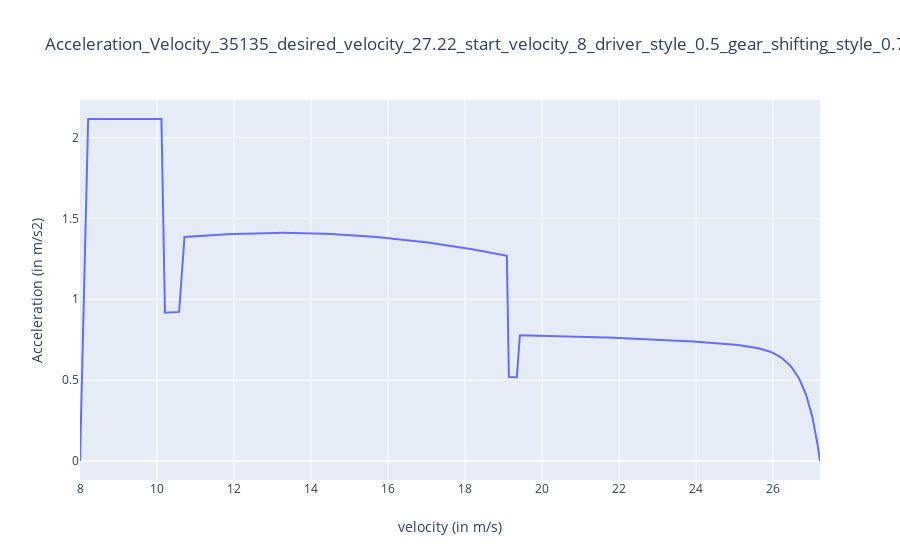
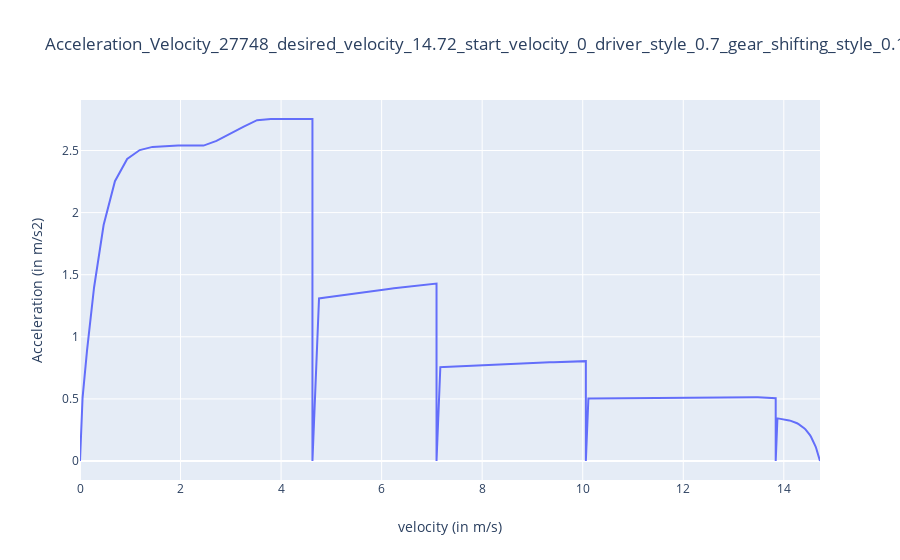
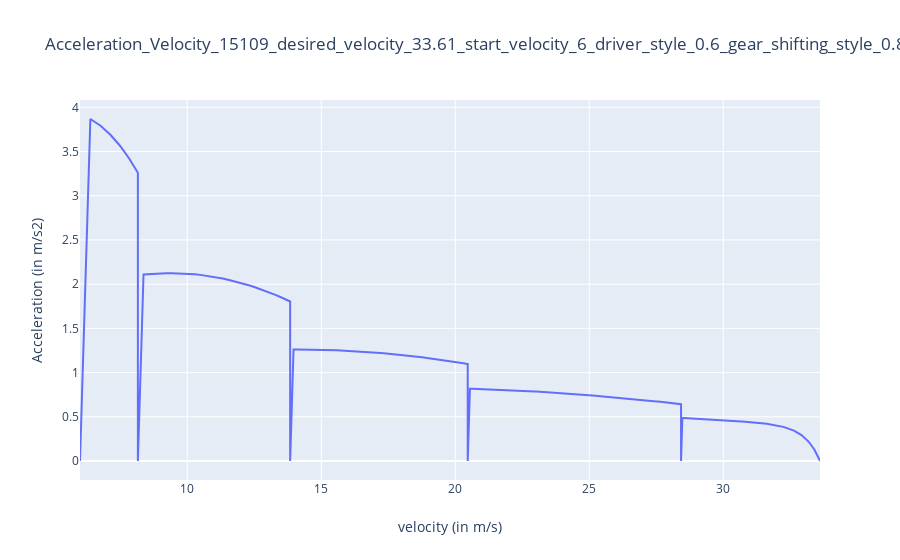
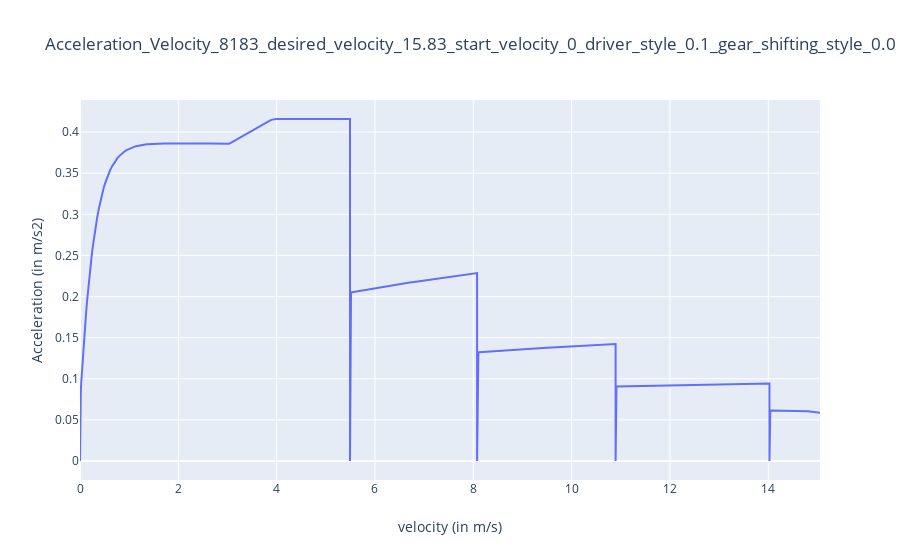

Notebook cell for these charts, in order:
### Code cell
for idx, my_veh in enumerate(vehicles):
    outputs = my_veh['outputs'] # outputs of the dispatcher
    layout = go.Layout(title=f"Acceleration_Velocity_{veh_ids[idx]}_desired_velocity_{np.round(v_des[idx], 2)}_start_velocity_{np.round(v_start[idx], 2)}_driver_style_{ds[idx]}_gear_shifting_style_{gs_style[idx]}",
                xaxis=dict(title='velocity (in m/s)'),
                yaxis=dict(title='Acceleration (in m/s2)'))
    data = [dict(x=outputs['velocities'], y=outputs['accelerations'])] # select the desired outputs
    fig = go.Figure(data=data, layout=layout)
    iplot(fig)

### Figure 1 — Plotly figure (JSON) as saved in the notebook; plotly's stock layout.template omitted (floating-point values rounded to 4 significant figures; data arrays with more than 128 entries replaced by an {"elided": "..."} marker saying what was removed)
{"data": [{"type": "scatter", "x": {"elided": "1002 float values"}, "y": {"elided": "1002 float values"}}], "layout": {"title": {"text": "Acceleration_Velocity_35135_desired_velocity_27.22_start_velocity_8_driver_style_0.5_gear_shifting_style_0.7"}, "xaxis": {"title": {"text": "velocity (in m/s)"}}, "yaxis": {"title": {"text": "Acceleration (in m/s2)"}}}}

### Figure 2 — Plotly figure (JSON) as saved in the notebook; plotly's stock layout.template omitted (floating-point values rounded to 4 significant figures; data arrays with more than 128 entries replaced by an {"elided": "..."} marker saying what was removed)
{"data": [{"type": "scatter", "x": {"elided": "1002 float values"}, "y": {"elided": "1002 float values"}}], "layout": {"title": {"text": "Acceleration_Velocity_27748_desired_velocity_14.72_start_velocity_0_driver_style_0.7_gear_shifting_style_0.1"}, "xaxis": {"title": {"text": "velocity (in m/s)"}}, "yaxis": {"title": {"text": "Acceleration (in m/s2)"}}}}

### Figure 3 — Plotly figure (JSON) as saved in the notebook; plotly's stock layout.template omitted (floating-point values rounded to 4 significant figures; data arrays with more than 128 entries replaced by an {"elided": "..."} marker saying what was removed)
{"data": [{"type": "scatter", "x": {"elided": "1002 float values"}, "y": {"elided": "1002 float values"}}], "layout": {"title": {"text": "Acceleration_Velocity_15109_desired_velocity_33.61_start_velocity_6_driver_style_0.6_gear_shifting_style_0.8"}, "xaxis": {"title": {"text": "velocity (in m/s)"}}, "yaxis": {"title": {"text": "Acceleration (in m/s2)"}}}}

### Figure 4 — Plotly figure (JSON) as saved in the notebook; plotly's stock layout.template omitted (floating-point values rounded to 4 significant figures; data arrays with more than 128 entries replaced by an {"elided": "..."} marker saying what was removed)
{"data": [{"type": "scatter", "x": {"elided": "1002 float values"}, "y": {"elided": "1002 float values"}}], "layout": {"title": {"text": "Acceleration_Velocity_8183_desired_velocity_15.83_start_velocity_0_driver_style_0.1_gear_shifting_style_0.0"}, "xaxis": {"title": {"text": "velocity (in m/s)"}}, "yaxis": {"title": {"text": "Acceleration (in m/s2)"}}}}
